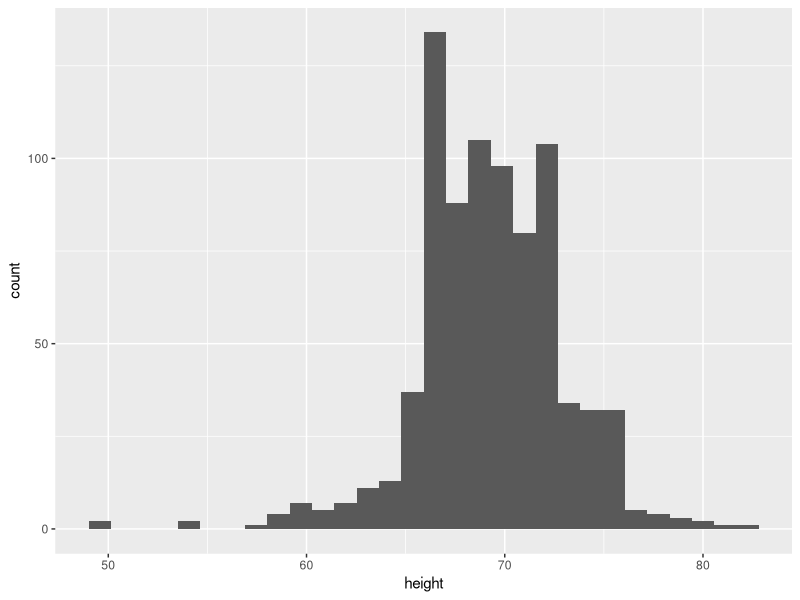
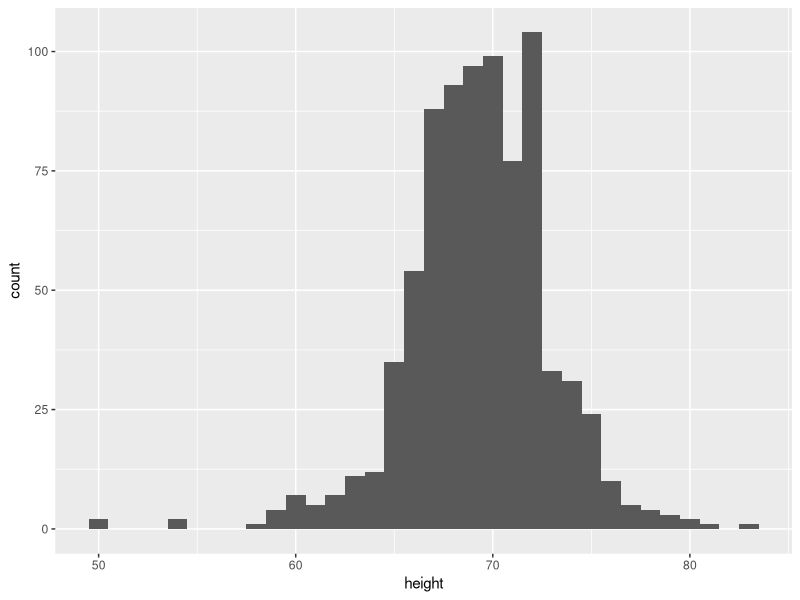
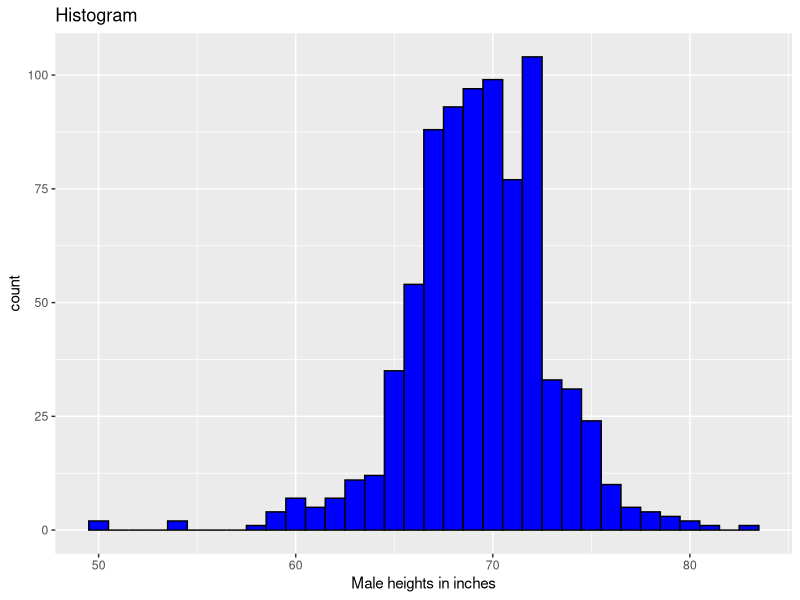
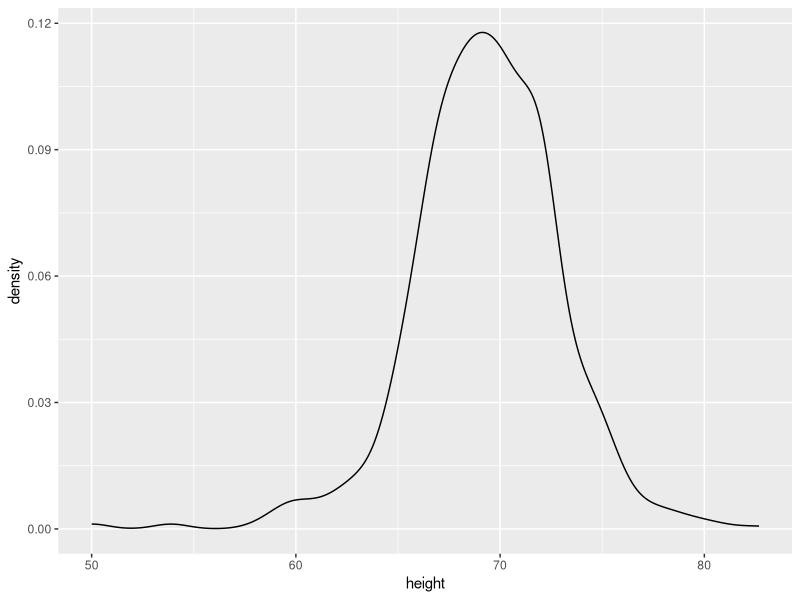
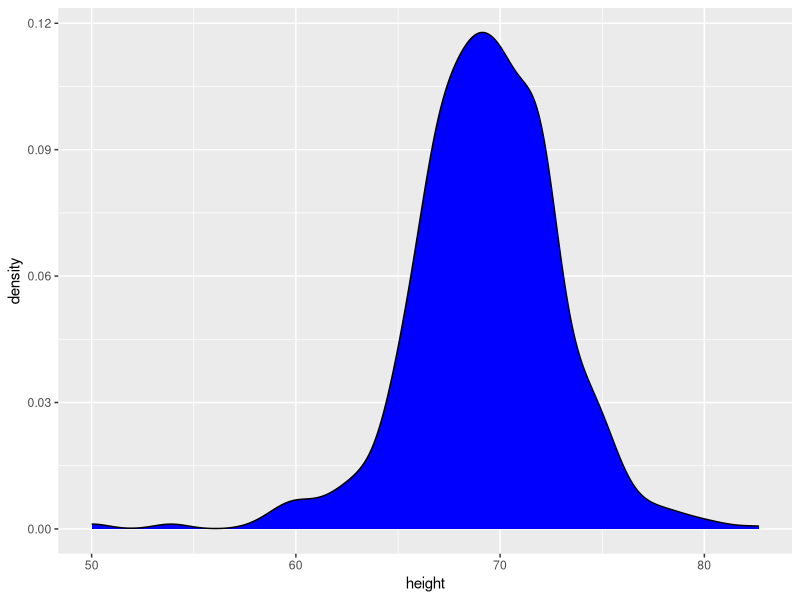
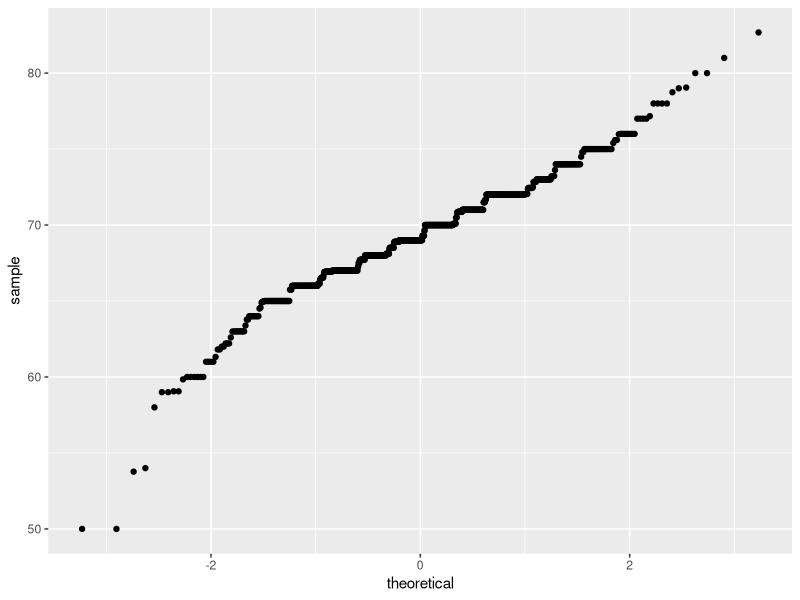
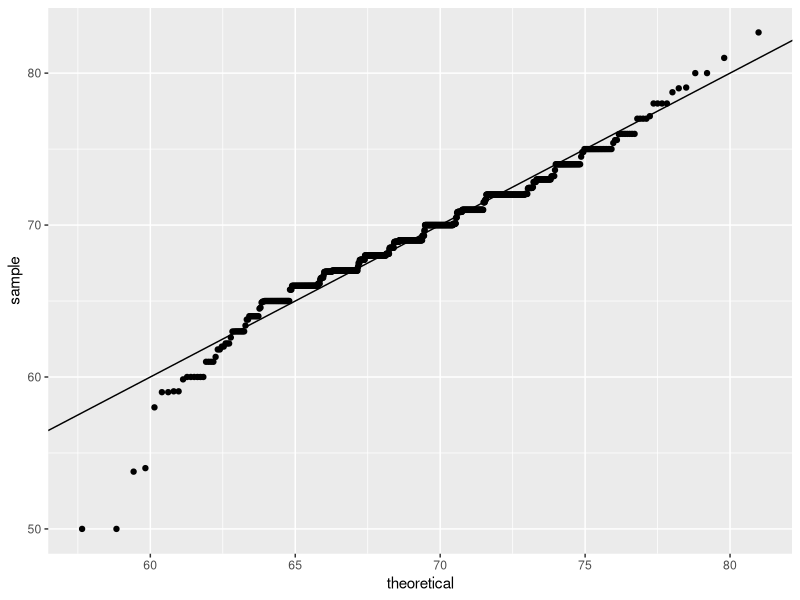
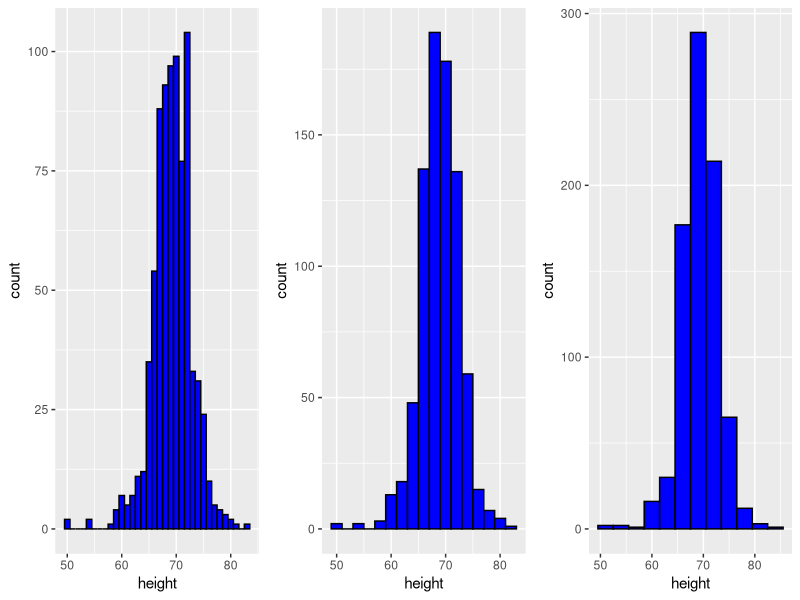

The R script that drew these images, in order:
# load heights data
library(tidyverse)
library(dslabs)
data(heights)

# define p
p <- heights %>%
  filter(sex =="Male") %>%
  ggplot(aes(x = height))

# basic histogram
p+ geom_histogram()
p+geom_histogram(binwidth = 1)

# histogram with blue fill, black outline, labels and title
p + geom_histogram(binwidth = 1, fill  = "blue", col = "black") +
  xlab("Male heights in inches")+
  ggtitle("Histogram")

p+geom_density()
p+geom_density(fill = "blue")


# basic QQ-plot
p <- heights %>% filter(sex == "Male") %>%
  ggplot(aes(sample = height))
p + geom_qq()

# QQ-plot against a normal distribution with same mean/sd as data
params <- heights %>%
  filter(sex == "Male") %>%
  summarize(mean = mean(height), sd = sd(height))
p + geom_qq(dparams = params) +
  geom_abline()


# define plots p1, p2, p3
p <- heights %>% filter(sex == "Male") %>% ggplot(aes(x = height))
p1 <- p + geom_histogram(binwidth = 1, fill = "blue", col = "black")
p2 <- p + geom_histogram(binwidth = 2, fill = "blue", col = "black")
p3 <- p + geom_histogram(binwidth = 3, fill = "blue", col = "black")
                     
# arrange plots next to each other in 1 row, 3 columns
install.packages("gridExtra")
library(gridExtra)
grid.arrange(p1, p2, p3, ncol = 3)
